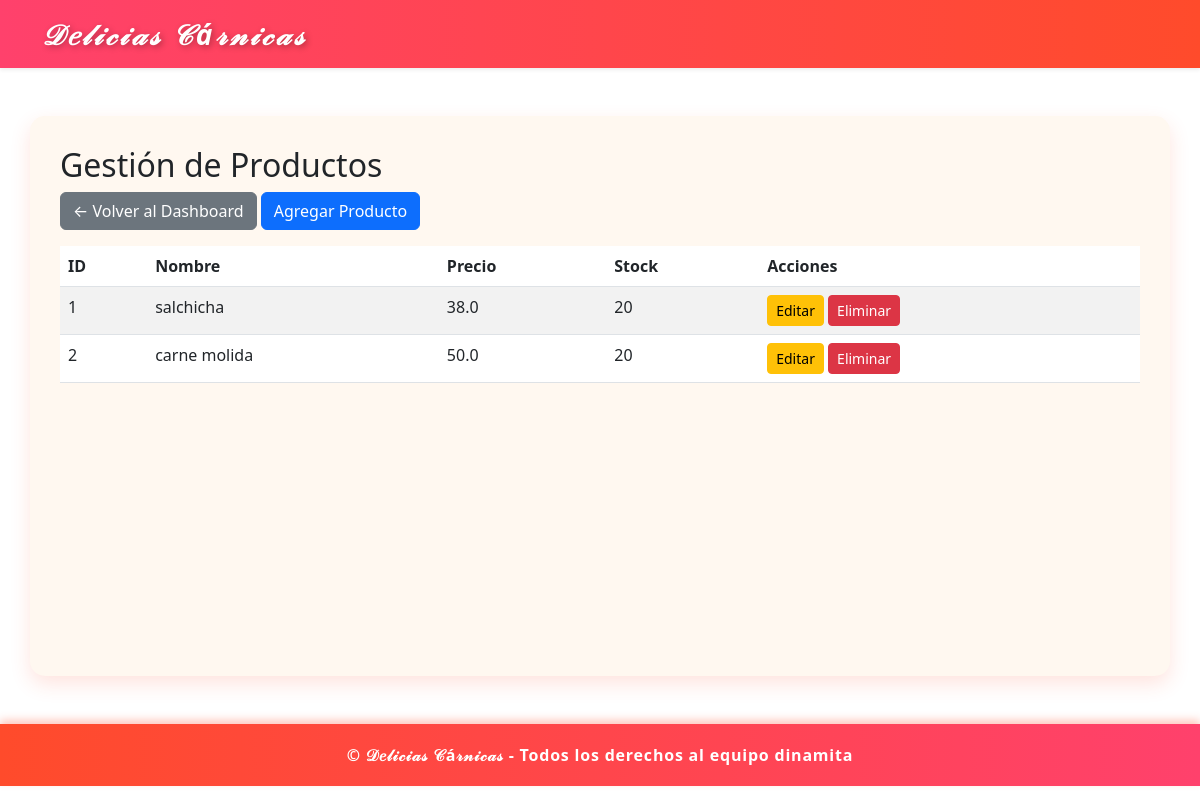
Screenshot of /admin/productos (signed in) with the database file from the repository.
### models/producto_model.py (models this page shows)
class Producto(db.Model):
    __tablename__ = 'producto'
    id = db.Column(db.Integer, primary_key=True)
    nombre = db.Column(db.String(100), nullable=False)
    descripcion = db.Column(db.Text)
    precio = db.Column(db.Float, nullable=False)
    stock = db.Column(db.Integer)
    imagen = db.Column(db.String(255))

### controllers/admin_controller.py (the view)
@admin_bp.route('/productos')
@login_required
def productos():
    productos = Producto.query.all()
    return render_template('admin/productos.html', productos=productos)

### run.py (called while the page is built)
def create_app():
    app = Flask(__name__)
    app.config.from_object(Config)
    init_app(app)
    login_manager = LoginManager()
    login_manager.init_app(app)
    login_manager.login_view = 'auth.login'
    @login_manager.user_loader
    def load_user(user_id):
        return Usuario.query.get(int(user_id))
    app.register_blueprint(auth_bp, url_prefix='/auth')
    app.register_blueprint(admin_bp, url_prefix='/admin')
    app.register_blueprint(cliente_bp, url_prefix='/cliente')
    @app.route('/')
    def index():
        return render_template('index.html')
    return app

### templates/admin/productos.html
{% extends "admin/base_admin.html" %}
{% block content %}
<h2>Gestión de Productos</h2>
<a href="{{ url_for('admin.dashboard') }}" class="btn btn-secondary mb-3">← Volver al Dashboard</a>
<a href="{{ url_for('admin.agregar_producto') }}" class="btn btn-primary mb-3">Agregar Producto</a>
<table class="table table-striped">
  <thead>
    <tr>
      <th>ID</th>
      <th>Nombre</th>
      <th>Precio</th>
      <th>Stock</th>
      <th>Acciones</th>
    </tr>
  </thead>
  <tbody>
    {% for producto in productos %}
    <tr>
      <td>{{ producto.id }}</td>
      <td>{{ producto.nombre }}</td>
      <td>{{ producto.precio }}</td>
      <td>{{ producto.stock }}</td>
      <td>
        <a href="{{ url_for('admin.editar_producto', id=producto.id) }}" class="btn btn-sm btn-warning">Editar</a>
        <a href="{{ url_for('admin.eliminar_producto', id=producto.id) }}" class="btn btn-sm btn-danger" onclick="return confirm('¿Seguro que quieres eliminar este producto?');">Eliminar</a>
      </td>
    </tr>
    {% endfor %}
  </tbody>
</table>
{% endblock %}

### rows the page displays
Producto: id "1", nombre "salchicha", precio "38.0", stock "20"
Producto: id "2", nombre "carne molida", precio "50.0", stock "20"
